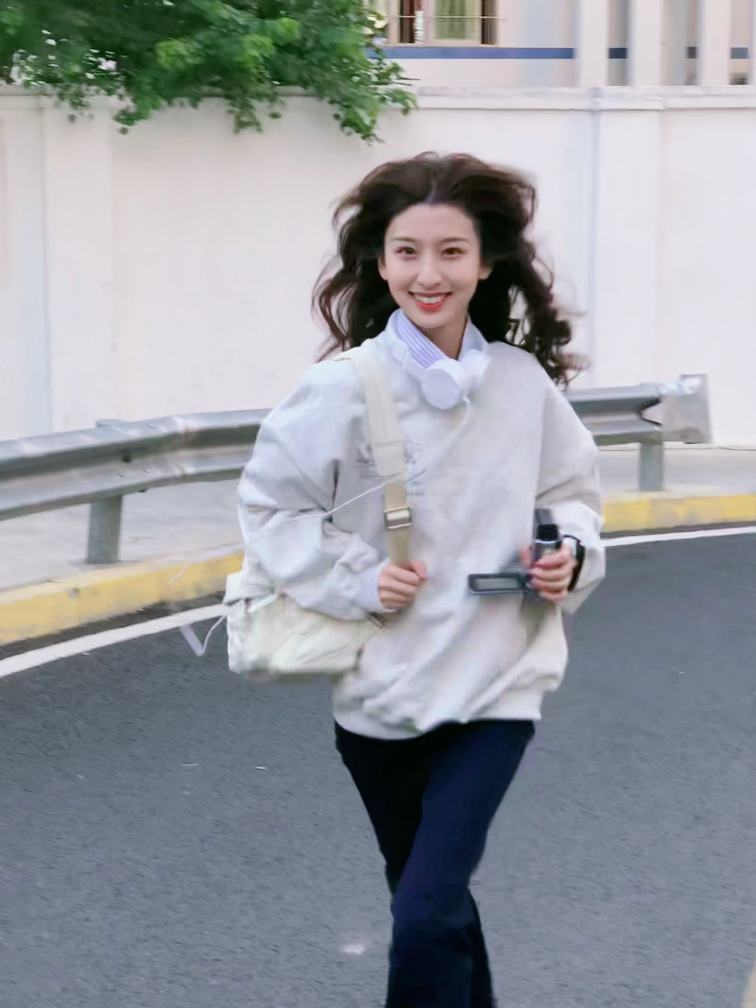
#> input picture opencv基本操作/1.aidaishu.jpg, 3024 x 4032 px (shown at 1/4 size)
$ jupyter execute '算子.ipynb'   (older library calls are emulated)
#> lines starting #> are read from the running program, lines starting #| are printed output that depends on the picture
##  Sobel算子

### 理论部分:
<font size = 3>边缘是像素值发生跃迁的位置，是图像的显著特征之一<br>实际应用中效率比canny边缘检测效率高,对抗噪声能力较强，但边缘不如canny检测的准确<br>sobel算子对图像一阶求导，一阶导数越大，说明像素再该方向的变化越大，边缘信号越强
<br>图像的灰度值都是离散的数字，sobel采用离散差分算子计算图像像素点亮度值的近似梯度<br>图像是二维的，即沿着宽度、高度两个方向--->我们用两个卷积核对原图像进行处理</font>

### 函数
<font size = 4> Sobel_x_or_y = cv2.Sobel(src,ddepth,dx,dy,dst,ksize,scale,delta,borderType)  </font><br>
<font size = 3> src:传入的图像<br>
ddepth:图像的深度(指储存每个像素所用的位数，也用于度量图像的色彩分辨率，它决定了彩色图像中可能出现的最多颜色数，或灰度图像中最大灰度等级)<br>
dx和dy:指求导的阶数，0表示这个方向上没有求导，取值为0和1<br>
ksize:是Sobel算子(即卷积核)的大小，必须为奇数(默认为3)如果ksize = -1，那么会演变为3x3的Scharr算子<br>
scale:缩放导数的比例常数，默认没有伸缩常数<br>
borderType:图像边界的模式，默认为cv2.BORDER_DEFAULT</font>

<font size = 3> (S|U|F)–S–代表—signed int—有符号整形<br>
U–代表–unsigned int–无符号整形<br>
F–代表–float---------单精度浮点型<br>
CV_8U - 8位无符号整数（0…255）<br>
CV_8S - 8位有符号整数（-128…127）<br>
CV_16U - 16位无符号整数（0…65535）<br>
CV_16S - 16位有符号整数（-32768…32767）<br>
CV_32S - 32位有符号整数（-2147483648…2147483647）<br>
CV_32F - 32位浮点数（-FLT_MAX…FLT_MAX，INF，NAN）<br>
CV_64F - 64位浮点数（-DBL_MAX…DBL_MAX，INF，NAN）<br>
C<number_of_channels>----代表—一张图片的通道数,比如:<br>
-1–代表与源图像的通道数一致<br>
1–灰度图片–是单通道图像<br>
2–RGB彩色图像–是3通道图像<br>
3–带Alph通道的RGB图像–是4通道图像<br>
这里的1、2、3代表的是通道数，比如RGB就是3通道，颜色表示最大为255,所以可以用CV_8UC3这个数据类型来表示;灰度图就是C1，只有一个通道；而带alph通道的PNG图像就是C4，是4通道图片。</font>

<font size = 3>注：<br>
Sobel算子算完以后会有负值，还有大于255的值，而原图像的深度是uint8，即八位无符号数，所以Sobel建立的图像位数不够，会有截断<br>
因此需要使用16位有符号的数据类型，即cv2.CV_16S。处理完图像后再将类型转换回uint8，否则图像会无法显示</font>

### Example:

[cell 1]
import cv2
import numpy as np
img = cv2.imread('./1.aidaishu.jpg')
#> img is the input picture: shape (4032, 3024, 3); mean B, G, R 159.2, 153.2, 150.2
img = cv2.resize(img,(378,504))
#> img: shape (504, 378, 3)
#计算sobel卷积的结果
x = cv2.Sobel(img,cv2.CV_16S,1,0)  #计算x轴方向的梯度，只有垂直方向的边缘
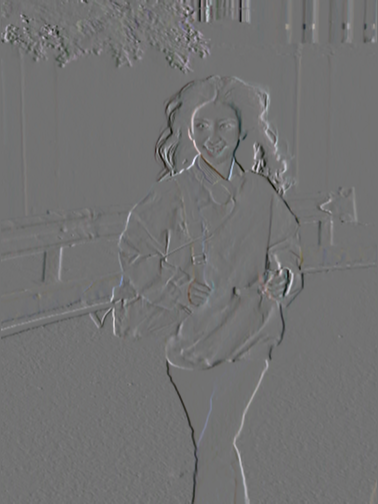
#> x: shape (504, 378, 3) int16; mean B, G, R 0.5, 0.4, 0.4; drawn with min black and max white
y = cv2.Sobel(img,cv2.CV_16S,0,1)  #计算y轴方向的梯度，只有水平方向的边缘
#数据转换
Scale_absX = cv2.convertScaleAbs(x)
Scale_absY = cv2.convertScaleAbs(y)
#结果合成
result_c = cv2.addWeighted(Scale_absX,0.5,Scale_absY,0.5,0)

[cell 2]
img_gray = cv2.cvtColor(img,code = cv2.COLOR_BGR2GRAY)
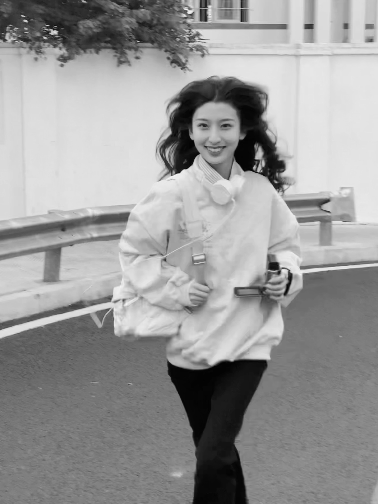
#> img_gray: shape (504, 378); min 2, max 243, mean 153.1
x_g = cv2.Sobel(img_gray,cv2.CV_16S,1,0)                 #对灰度图进行卷积
y_g = cv2.Sobel(img_gray,cv2.CV_16S,0,1)
Scale_absX_g = cv2.convertScaleAbs(x_g)
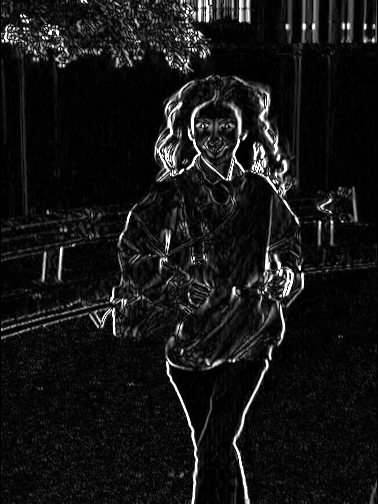
#> Scale_absX_g: shape (504, 378); min 0, max 255, mean 21.2
Scale_absY_g = cv2.convertScaleAbs(y_g)
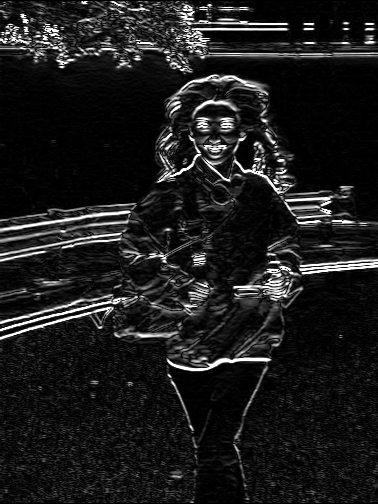
#> Scale_absY_g: shape (504, 378); min 0, max 255, mean 28.3
result_g = cv2.addWeighted(Scale_absX_g,0.5,Scale_absY_g,0.5,0)
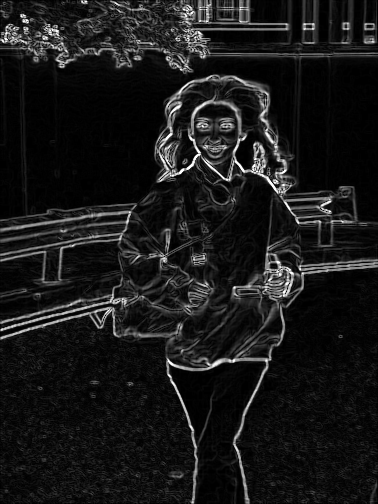
#> result_g: shape (504, 378); min 0, max 255, mean 24.7

[cell 3]
cv2.imshow('result_c',np.hstack((img,result_c)))
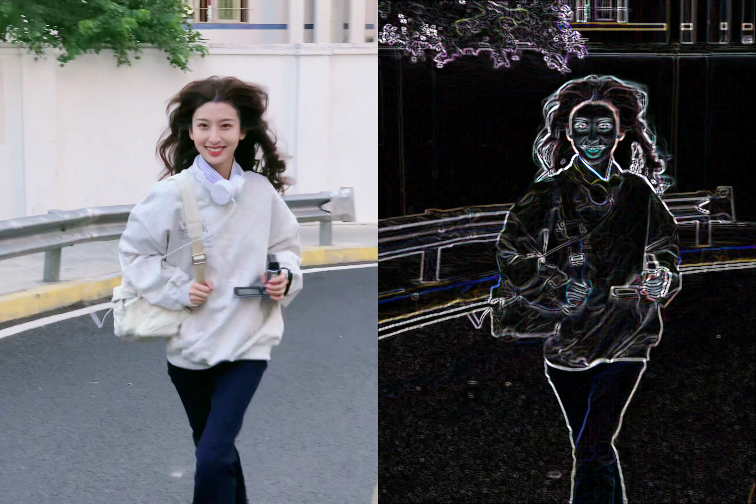
#> window 'result_c': shape (504, 756, 3); mean B, G, R 92.8, 88.9, 88
cv2.imshow('result_g',result_g)
cv2.waitKey()
cv2.destroyAllWindows()

## Scharr算子

<font size = 3>Scharr算子只能作用于大小为3的内核，该函数的运算与Sobel函数一样快，但结果却更加精确，  <br>
    它采用了不同的kernel，放大了像素变换的情况<br>
由于Scharr算子只支持3x3，所以没有kernel这个参数了</font>

<font size = 3>  Scharr擅长找比较细的边缘，使用的较少<br>
Sobel算子的ksize设置为-1就是Scharr算子<br>
Scharr算子只能求x方向或者y方向的边缘</font>

[cell 4]
x_s = cv2.Scharr(img,cv2.CV_64F,dx = 1,dy = 0)
y_s = cv2.Scharr(img,cv2.CV_64F,dx = 0,dy = 1)
img_Scharr = cv2.addWeighted(x_s,0.5,y_s,0.5,gamma = 0)
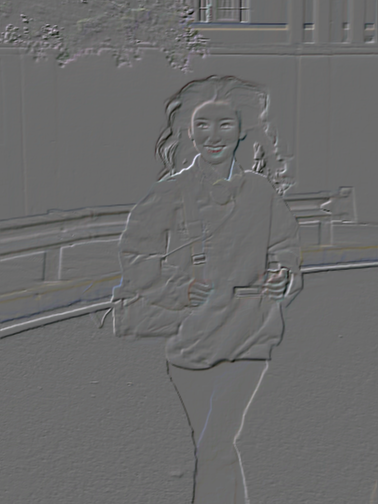
#> img_Scharr: shape (504, 378, 3) float64; mean B, G, R 1.7, 0.3, 0.5; drawn with min black and max white
cv2.imshow('Scharr',img_Scharr)
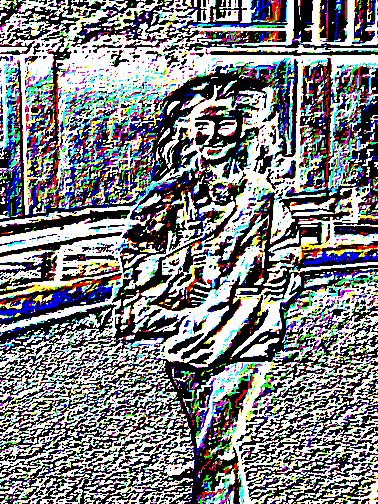
#> window 'Scharr': shape (504, 378, 3); mean B, G, R 130.8, 127.7, 126.4
cv2.waitKey()
cv2.destroyAllWindows()

## 拉普拉斯算子

<font size=3> 下面是Sobel算子模拟异界求导的过程，可以发现导数越大的地方变化越剧烈--->很有可能是边缘</font>

<font size = 3>继续求二阶导:</font>

<font size = 4> Laplacian(src,ddepth,[,dst[,ksize[,scale[],scale[,delta[,borderType]]]]]) </font><br>
<font size = 3> 可以同时求两个方向的边缘<br>
拉普拉斯算子对噪声较敏感，一般需要先去噪再用拉普拉斯算子</font>

[cell 5]
img_lap = cv2.Laplacian(img,-1,ksize = 3)   #拉普拉斯算子进行卷积
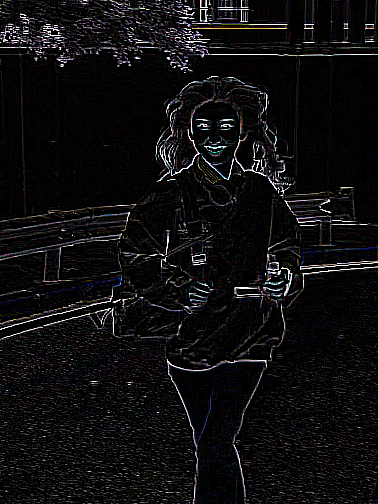
#> img_lap: shape (504, 378, 3); mean B, G, R 15, 13.9, 14.7

[cell 6]
cv2.imshow('img and Sobel',np.hstack((img,result_c)))
cv2.imshow('Sobel_Gray',result_g)
cv2.imshow('Scharr and Laplacian',np.hstack((img_Scharr,img_lap)))
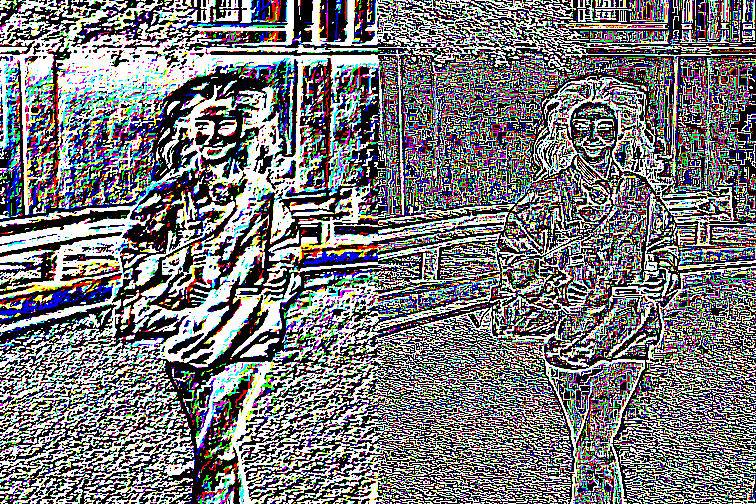
#> window 'Scharr and Laplacian': shape (504, 756, 3); mean B, G, R 122.2, 119.8, 120
cv2.waitKey()
cv2.destroyAllWindows()
